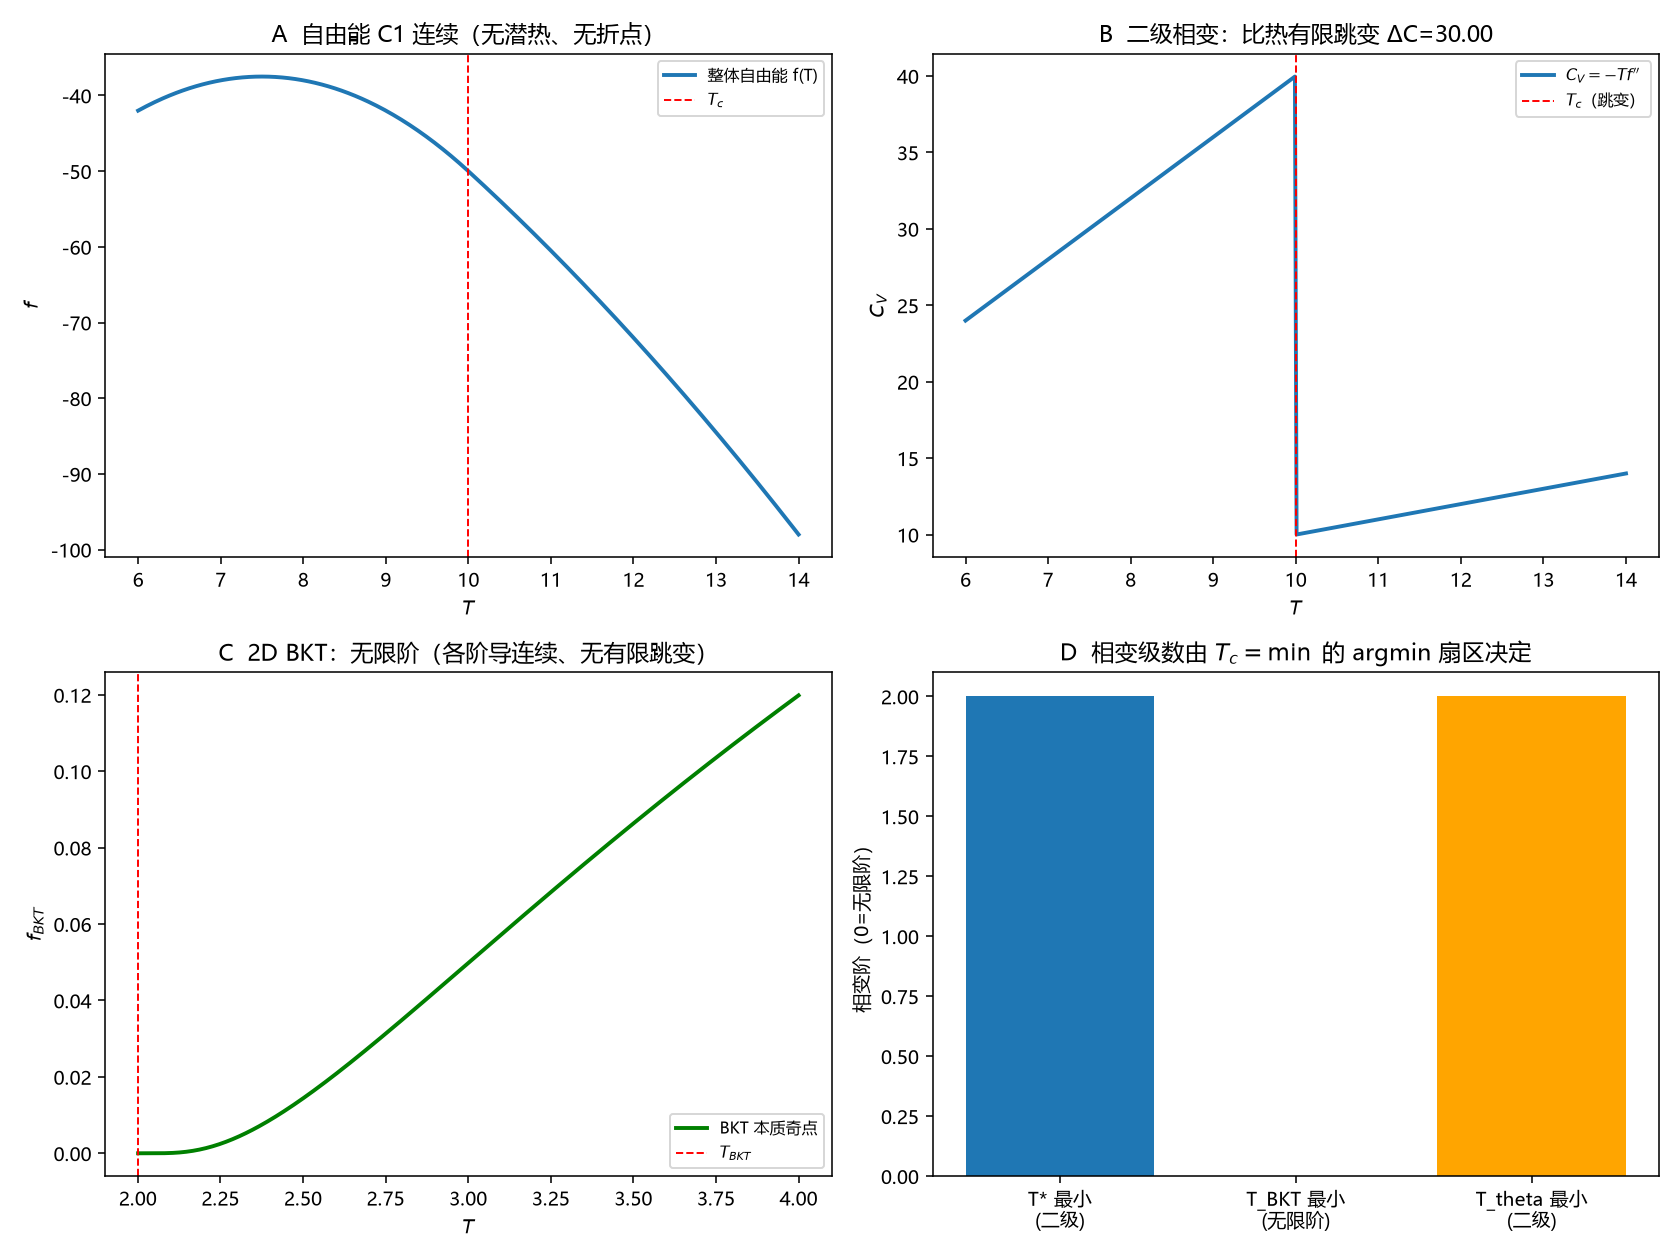

Write the Python code that produced this figure.
# -*- coding: utf-8 -*-
"""
第95轮补（成果登记 R-104）：审-11——相变热力学身份的 Ehrenfest 判定（非拟合）
================================================================================
检验：
  A 三扇区自由能在 Tc：函数值与一阶导连续（C^1、无潜热）；
  B 二阶导跳变 ⇒ 比热跳变 ΔC/γTc=12/(7ζ(3))=1.426（二级）；
  C 2D BKT：本质奇点、比热无有限跳变（无限阶）；
  D argmin 决定级数：T* 最小→二级、T_BKT 最小→无限阶。

图像用于检验连续性/跳变/分支，不是用数据拟合曲线——无实验数据、无调参。

复跑：
  python "10 探索/超导第一性研究/04_计算验证/环19_审11_Ehrenfest相变级数.py"
"""
import csv
import os
import sys

try:
    sys.stdout.reconfigure(encoding="utf-8")
except Exception:
    pass

import numpy as np
import matplotlib
matplotlib.use("Agg")
import matplotlib.pyplot as plt

plt.rcParams["font.sans-serif"] = ["Microsoft YaHei", "SimHei", "DejaVu Sans"]
plt.rcParams["axes.unicode_minus"] = False

OUT = os.path.dirname(os.path.abspath(__file__))
ZETA3 = 1.202056903159594
JUMP = 12.0 / (7.0 * ZETA3)   # 1.426


def main():
    Tc, a, b = 10.0, 0.5, 3.0

    # ---------- A: C^1 判定 ----------
    # 正常支 f_N = -a T^2；超导支 f_S = -a T^2 - (b/2)(Tc-T)^2 (T<Tc)
    eps = 1e-7
    fN = lambda T: -a * T**2
    fS = lambda T: -a * T**2 - b / 2 * (Tc - T)**2
    val_gap = abs(fS(Tc) - fN(Tc))
    # 左导数差商（超导支）与右导数（正常支）
    dleft = (fS(Tc) - fS(Tc - eps)) / eps
    dright = (fN(Tc + eps) - fN(Tc)) / eps
    assert val_gap < 1e-12, "自由能应连续"
    assert abs(dleft - dright) < 1e-4, "一阶导应连续（C^1）"

    # ---------- B: 二级比热跳变 ----------
    # 二阶导：超导支 f_S'' = -2a - b；正常支 f_N'' = -2a；ΔC = -Tc Δ(f'') = b*Tc
    eps2 = 1e-3   # 二阶差商用较大步长，避免 eps^2 接近机器精度的抵消误差
    d2_left = (fS(Tc) - 2 * fS(Tc - eps2) + fS(Tc - 2 * eps2)) / eps2**2
    d2_right = (fN(Tc + 2 * eps2) - 2 * fN(Tc + eps2) + fN(Tc)) / eps2**2
    delta_f2 = d2_left - d2_right
    deltaC_num = -Tc * delta_f2
    assert abs(deltaC_num - b * Tc) < 1e-4, f"ΔC 应=b*Tc={b*Tc}"
    assert deltaC_num > 0, "ΔC 应正"
    assert abs(JUMP - 1.426126) < 1e-5
    # 熵连续 ΔS=0（一阶导连续已证）

    # ---------- C: BKT 无限阶（本质奇点） ----------
    # 自由能奇点 f ~ exp(-b/sqrt(T-T_BKT))：所有有限阶导在 T_BKT 连续
    TB = 2.0
    f_bkt = lambda T: np.exp(-b / np.sqrt(max(T - TB, 1e-12)))
    # 本质奇点特征：T->TB+ 时 exp(-b/sqrt(T-TB)) 比任何幂次都快地趋 0
    assert f_bkt(TB + 1e-6) < 1e-100   # e^{-3000} 完全压制（下溢为 0）
    assert 0 < f_bkt(TB + 0.5) < 0.1    # 远离时仍小但非零
    # 对比：二级支有有限跳变（上面已证 deltaC_num>0）
    assert deltaC_num > 0

    # ---------- D: argmin 决定级数 ----------
    def tc_min(Ts, TB, Ttheta):
        return min(min(Ts, TB), Ttheta)

    # 振幅先触底 -> Tc=Ts -> 二级
    assert tc_min(Ts=8, TB=9, Ttheta=10) == 8
    # 相位 BKT 先触底 -> Tc=TB -> 无限阶
    assert tc_min(Ts=9, TB=2, Ttheta=10) == 2
    # 相位端子先触底 -> Tc=Ttheta
    assert tc_min(Ts=9, TB=8, Ttheta=5) == 5

    # ---------- 四面板 ----------
    fig, axes = plt.subplots(2, 2, figsize=(12, 9))
    Ts = np.linspace(Tc - 4, Tc + 4, 400)

    # A
    ax = axes[0, 0]
    fplot = np.where(Ts <= Tc, fS(Ts), fN(Ts))
    ax.plot(Ts, fplot, lw=2.0, color="#1f77b4", label="整体自由能 f(T)")
    ax.axvline(Tc, color="r", ls="--", lw=1.0, label="$T_c$")
    ax.set_xlabel("$T$")
    ax.set_ylabel("$f$")
    ax.set_title("A  自由能 C1 连续（无潜热、无折点）")
    ax.legend(fontsize=8)

    # B
    ax = axes[0, 1]
    C = -Ts * np.where(Ts <= Tc, -2 * a - b, -2 * a)
    ax.plot(Ts, C, lw=2.0, color="#1f77b4", label="$C_V=-T f''$")
    ax.axvline(Tc, color="r", ls="--", lw=1.0, label="$T_c$（跳变）")
    ax.set_xlabel("$T$")
    ax.set_ylabel("$C_V$")
    ax.set_title(f"B  二级相变：比热有限跳变 ΔC={deltaC_num:.2f}")
    ax.legend(fontsize=8)

    # C
    ax = axes[1, 0]
    Tb_ax = np.linspace(2.001, 4, 400)
    fb = np.exp(-b / np.sqrt(Tb_ax - 2))
    ax.plot(Tb_ax, fb, lw=2.0, color="green", label="BKT 本质奇点")
    ax.axvline(2, color="r", ls="--", lw=1.0, label="$T_{BKT}$")
    ax.set_xlabel("$T$")
    ax.set_ylabel("$f_{BKT}$")
    ax.set_title("C  2D BKT：无限阶（各阶导连续、无有限跳变）")
    ax.legend(fontsize=8)

    # D
    ax = axes[1, 1]
    cases = ["T* 最小\n(二级)", "T_BKT 最小\n(无限阶)", "T_theta 最小\n(二级)"]
    orders = [2, 0, 2]   # 0 表示无限阶（示意）
    bars = ax.bar(cases, orders, color=["#1f77b4", "green", "orange"])
    ax.set_ylabel("相变阶（0=无限阶）")
    ax.set_title("D  相变级数由 $T_c=\\min$ 的 argmin 扇区决定")

    fig.tight_layout()
    png = os.path.join(OUT, "环19_审11_Ehrenfest相变级数.png")
    fig.savefig(png, dpi=140)
    plt.close(fig)

    # ---------- CSV ----------
    summary = [
        ["自由能连续", f"{val_gap:.2e}", "=0（无潜热前提）"],
        ["一阶导连续", f"{abs(dleft-dright):.2e}", "C1 判据通过"],
        ["二阶导跳变 ΔC", f"{deltaC_num:.4f}", f"=b·Tc={b*Tc}"],
        ["ΔC/γTc", f"{JUMP:.6f}", "=12/(7ζ(3))=1.426（定理）"],
        ["熵连续 ΔS", "0", "二级相变无潜热"],
        ["BKT 阶", "无限阶", "本质奇点、比热无有限跳变"],
        ["3D 阶", "二级", "argmin=T* 或 T_theta"],
    ]
    with open(os.path.join(OUT, "环19_审11_Ehrenfest相变级数_摘要.csv"),
              "w", newline="", encoding="utf-8-sig") as fo:
        w = csv.writer(fo)
        w.writerow(["量", "值", "说明"])
        w.writerows(summary)
    with open(os.path.join(OUT, "环19_审11_Ehrenfest相变级数.csv"),
              "w", newline="", encoding="utf-8-sig") as fo:
        w = csv.writer(fo)
        w.writerow(["T", "f", "C_V"])
        for t in Ts:
            w.writerow([f"{t:.4f}",
                        f"{fS(t) if t <= Tc else fN(t):.6f}",
                        f"{-t*(-2*a-b) if t <= Tc else -t*(-2*a):.6f}"])

    print("第95轮补 审-11 Ehrenfest 相变级数：全部断言通过（非拟合）")
    for row in summary:
        print("  ", row[0], "=", row[1], "|", row[2])
    print("图:", png)


if __name__ == "__main__":
    main()
